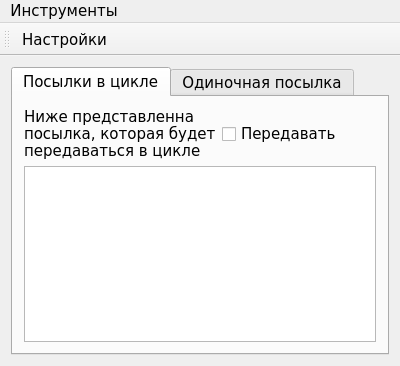
<?xml version="1.0" encoding="UTF-8"?>
<ui version="4.0">
 <class>MainWindow</class>
 <widget class="QMainWindow" name="MainWindow">
  <property name="geometry">
   <rect>
    <x>0</x>
    <y>0</y>
    <width>400</width>
    <height>366</height>
   </rect>
  </property>
  <property name="font">
   <font>
    <family>Verdana</family>
    <pointsize>11</pointsize>
   </font>
  </property>
  <property name="windowTitle">
   <string>Эмулятор Весов</string>
  </property>
  <widget class="QWidget" name="centralWidget">
   <layout class="QVBoxLayout" name="verticalLayout_2">
    <item>
     <widget class="QTabWidget" name="tabWidget">
      <property name="currentIndex">
       <number>0</number>
      </property>
      <widget class="QWidget" name="tab">
       <attribute name="title">
        <string>Посылки в цикле</string>
       </attribute>
       <layout class="QVBoxLayout" name="verticalLayout_3">
        <item>
         <layout class="QHBoxLayout" name="horizontalLayout_2">
          <item>
           <widget class="QLabel" name="packageLabel">
            <property name="text">
             <string>Ниже представленна
посылка, которая будет
передаваться в цикле</string>
            </property>
           </widget>
          </item>
          <item>
           <widget class="QCheckBox" name="packageCheckBox">
            <property name="text">
             <string>Передавать</string>
            </property>
           </widget>
          </item>
         </layout>
        </item>
        <item>
         <widget class="QTextEdit" name="packageTextEdit"/>
        </item>
       </layout>
      </widget>
      <widget class="QWidget" name="tab_2">
       <attribute name="title">
        <string>Одиночная посылка</string>
       </attribute>
       <layout class="QVBoxLayout" name="verticalLayout">
        <item>
         <layout class="QHBoxLayout" name="horizontalLayout">
          <item>
           <widget class="QLabel" name="testValueLabel">
            <property name="text">
             <string>Тестовое значение:</string>
            </property>
           </widget>
          </item>
          <item>
           <widget class="QLineEdit" name="testValueLineEdit"/>
          </item>
         </layout>
        </item>
        <item>
         <widget class="QPushButton" name="sendButton">
          <property name="text">
           <string>Отправить</string>
          </property>
         </widget>
        </item>
        <item>
         <spacer name="verticalSpacer">
          <property name="orientation">
           <enum>Qt::Vertical</enum>
          </property>
          <property name="sizeHint" stdset="0">
           <size>
            <width>20</width>
            <height>183</height>
           </size>
          </property>
         </spacer>
        </item>
       </layout>
      </widget>
     </widget>
    </item>
   </layout>
  </widget>
  <widget class="QMenuBar" name="menuBar">
   <property name="geometry">
    <rect>
     <x>0</x>
     <y>0</y>
     <width>400</width>
     <height>21</height>
    </rect>
   </property>
   <widget class="QMenu" name="menu">
    <property name="title">
     <string>Инструменты</string>
    </property>
    <addaction name="actionSettings"/>
    <addaction name="separator"/>
    <addaction name="actionExit"/>
   </widget>
   <addaction name="menu"/>
  </widget>
  <widget class="QToolBar" name="mainToolBar">
   <attribute name="toolBarArea">
    <enum>TopToolBarArea</enum>
   </attribute>
   <attribute name="toolBarBreak">
    <bool>false</bool>
   </attribute>
   <addaction name="actionSettings"/>
  </widget>
  <action name="actionSettings">
   <property name="text">
    <string>Настройки</string>
   </property>
  </action>
  <action name="actionExit">
   <property name="text">
    <string>Выход</string>
   </property>
  </action>
 </widget>
 <layoutdefault spacing="6" margin="11"/>
 <resources/>
 <connections/>
</ui>
